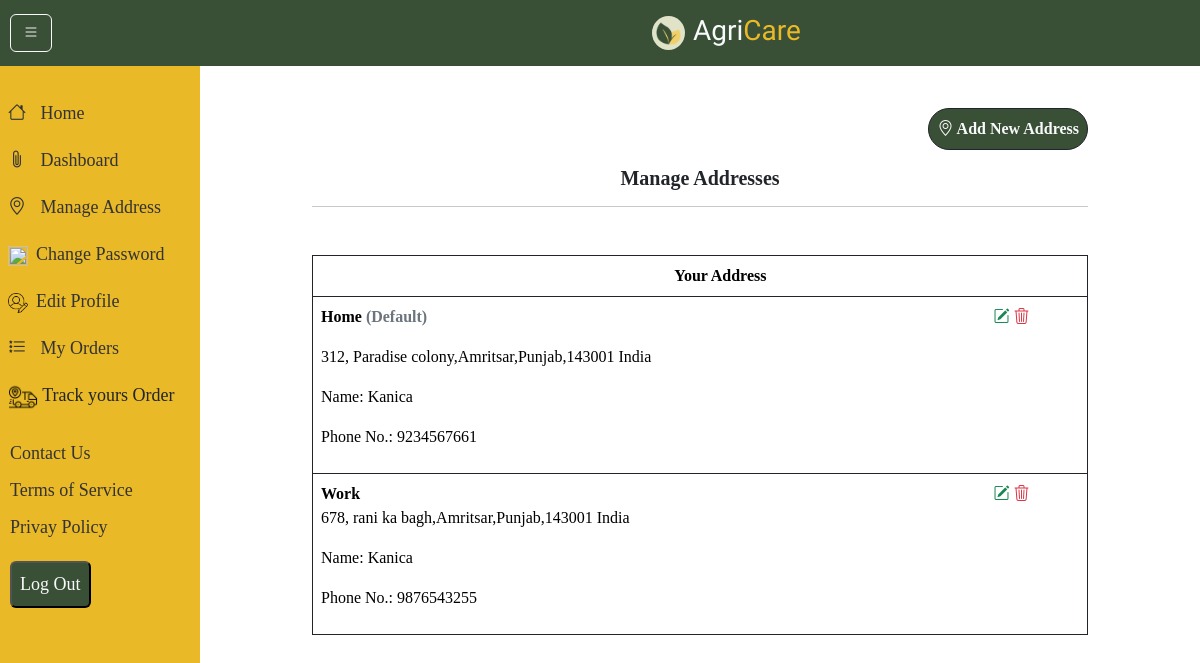
Page /user/listaddress/ (signed in) on the committed database.
### user/models.py (models this page shows, shortened)
class Address(models.Model):
    ADDRESS_TYPE_CHOICES = [
        ('Home', 'Home'),
        ('Work', 'Work'),
        ('Other', 'Other'),
    ]
    user = models.ForeignKey(User, on_delete=models.CASCADE, related_name='addresses')
    full_name = models.CharField(max_length=100, help_text="Name of the person receiving the package")
    phone_number = models.CharField(max_length=15)
    street_address = models.CharField(max_length=255) # House No, Street, Colony
    city = models.CharField(max_length=100)
    state = models.CharField(max_length=100)
    postal_code = models.CharField(max_length=20)     # Zip/Pin Code
    country = models.CharField(max_length=100, default='India')
    address_type = models.CharField(max_length=10, choices=ADDRESS_TYPE_CHOICES, default='Home')
    is_default = models.BooleanField(default=False)
    class Meta:
        verbose_name_plural = "Addresses"

### user/views.py (the view)
# urls.py: path('listaddress/',views.list_address.as_view(),name='listaddress'),
class list_address(LoginRequiredMixin,SuccessMessageMixin,ListView):
    model=Address
    template_name = 'address.html'
    def get_queryset(self):
        return Address.objects.filter(user=self.request.user)

### app/context_processors.py (called while the page is built)
def categories(request):
    return {'categories':Category.objects.all()}

def brands(request):
    return {'brands':Brand.objects.all()}

def productcategories(request):
    return {
        'pcategories': ProductCategory.objects.filter(parent__isnull=True).
        prefetch_related('subcategories')
    }

def recent_articles(request):
    articles = Article.objects.order_by('-created_at')[:2]  # latest 2
    return {'recent_articles': articles}

### user/templates/address.html (shortened to what this page needs)
{% extends 'userbase.html' %}
{% block content %}
{% load static %}
<div class="container py-5">
    <div class="row justify-content-center">
        <div class="col-10">
            <p class="text-end"><a href="{% url 'addaddress' %}" title="Add Address" class="text-light fw-bold btn btn-dark bg-theme-dark rounded-pill p-2">
                <i class="bi bi-geo-alt"></i> Add New Address</a></p>
<h5 class="text-center fw-bold">Manage Addresses</h5><hr>
<table class="table border border-dark my-5">
    <thead class="text-center"><tr><th style="padding-left: 150px;">Your Address</th></tr></thead>
            <tbody>
                {% for obj in object_list %}
                <tr>
                    <td>
                        <strong class="d-flex">{{obj.address_type}} {% if obj.is_default %}
                <p class="ms-1 text-secondary">(Default)</p>
                {% endif %}</strong>
                        <p>{{obj.street_address}},{{obj.city}},{{obj.state}},{{obj.postal_code}} {{obj.country}}</p>
                        <p>Name: {{obj.full_name}}</p>
                        <p>Phone No.: {{obj.phone_number}}</p>
                    </td>
                    <td class="border-top border-dark">
                        <a href="{% url 'updateaddress' obj.id %}" title='edit'>
                            <i class="bi bi-pencil-square text-success"></i>
                        </a>
                        <a href="{% url 'deleteaddress' obj.id %}" title="delete">
                            <i class="bi bi-trash3 text-danger"></i>
                        </a>
                    </td>
                </tr>
                {% endfor %}
            </tbody>
           </table>
        </div>
    </div>
</div>
{% endblock %}

### static/css/sidebar.css (style rules this page uses)
body { display: flex; }

### static/css/style.css (style rules this page uses)
:root { --theme1: #394f36; --theme2:rgb(234, 185, 39); --light:rgb(224, 227, 199); }
* { font-family: serif; }
h1,h2,h3,h4,h5,h6 { font-family: serif; }
.bg-theme-dark { background-color: var(--theme1); color:white; }
a { text-decoration: none; }

### rows in the picture
Address: address_type "Home", is_default "(Default)", street_address "312, Paradise colony", city "Amritsar", state "Punjab", postal_code "143001", country "India", full_name "Kanica", phone_number "9234567661"
Address: address_type "Work", street_address "678, rani ka bagh", city "Amritsar", state "Punjab", postal_code "143001", country "India", full_name "Kanica", phone_number "9876543255"
